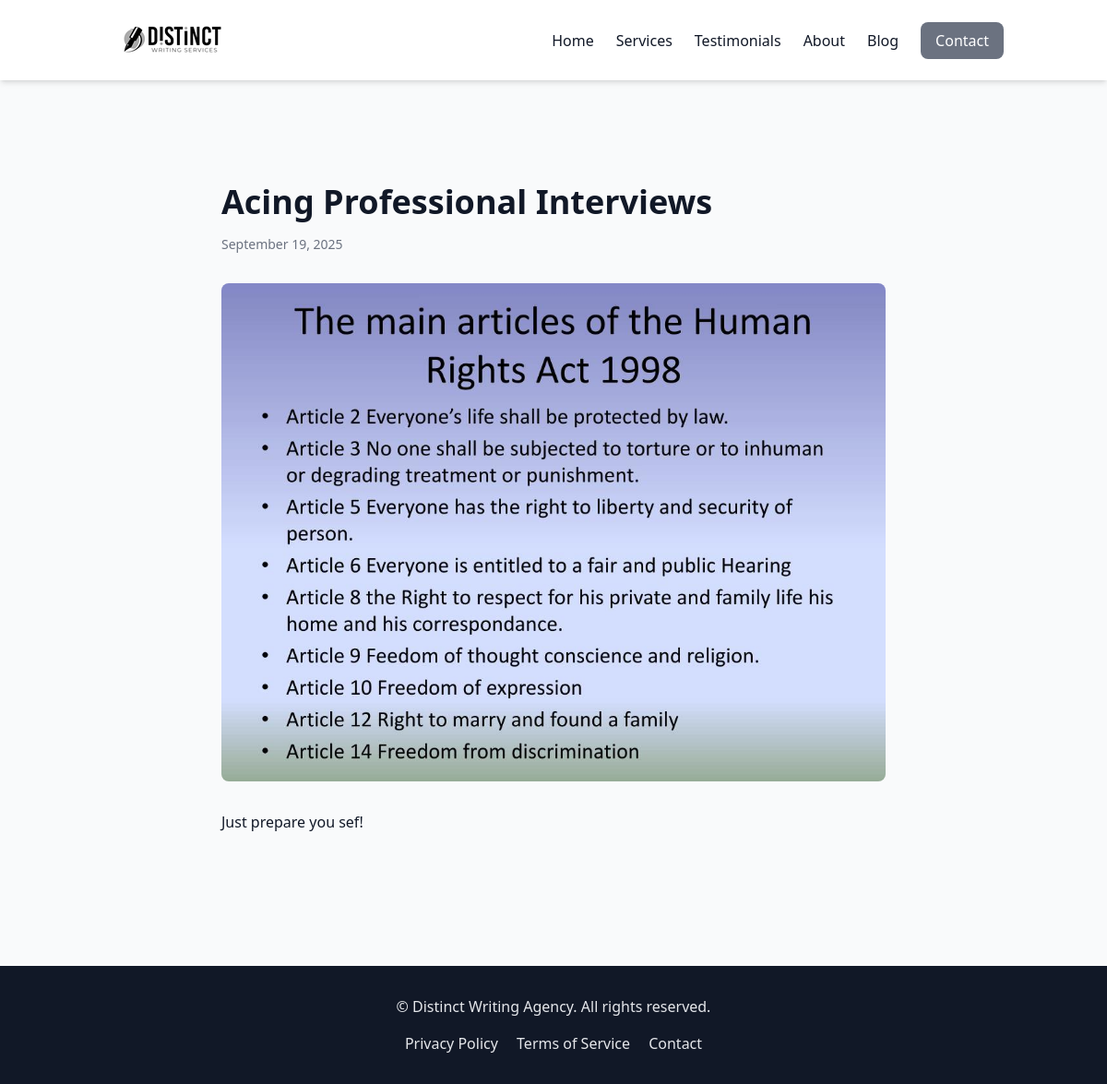
The page /blog/acing-professional-interviews/ on the database its author committed.
### website/models.py (models this page shows, shortened)
class BlogPost(models.Model):
    title = models.CharField(max_length=200) # Blog post title
    slug = models.SlugField(
        unique=True,
        help_text="Unique slug for SEO-friendly URLS (e.g. 'how-to-write-a-CV')."
    )
    content = models.TextField()     # Full blog post content
    cover_image = models.ImageField(
        upload_to="blog_covers/",
        blank=True,
        null=True,
        help_text="Optional cover image for the blog post."
    )
    created_at = models.DateTimeField(auto_now_add=True)    # Auto set on creation

### website/views.py (the view)
# urls.py: path("blog/<slug:slug>/", views.blog_detail, name="blog_detail"),
def blog_detail(request, slug):
    post = BlogPost.objects.get(slug=slug)
    return render(request, "blog_detail.html", {
        "post": post
    })

### website/templates/blog_detail.html (shortened to what this page needs)
{% extends "base.html" %}
{% block content %}
<article class="max-w-3xl mx-auto px-6 py-16">
    <h1 class="text-4xl font-bold mb-4">
        {{ post.title }}
    </h1>
    <p class="text-sm text-gray-500 mb-8">
        {{ post.created_at|date:"F j, Y" }}
    </p>
    {% if post.cover_image %}
    <img
        src="{{ post.cover_image.url }}"
        alt="{{ post.title }}"
        class="w-full rounded-lg mb-8"
    />
    {% endif %}
    <div class="prose max-w-none">
        {{ post.content|linebreaks }}
    </div>
</article>
{% endblock %}

### rows shown on the page
BlogPost: title "Acing Professional Interviews", created_at "September 19, 2025", cover_image (picture), content "Just prepare you sef!"
